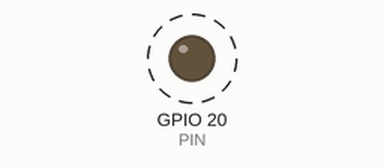
Bench run of a program on a simulated Raspberry Pi (BCM pin numbers). On the bench: output pins drawn as LEDs (lit = HIGH). Dashed ring = blinking. At 50.0 s the program stops and its outputs stay as they are.

Above: at 0.12 s.
Timing chart, 0 to 3.0 s (numbered marks = the images above):
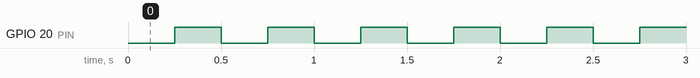

Measured:
- by itself, GPIO 20 (PIN): alternates HIGH for 0.25 s and LOW for 0.25 s, 199 changes in all, then stays HIGH

The program:

1-2.py
```python
import RPi.GPIO as IO
import time

IO.setmode(IO.BCM)

PIN = 20
FREQ = 2

IO.setup(PIN, IO.OUT)

for i in range(100):
    IO.output(PIN, 0)
    time.sleep(0.5 / FREQ)

    IO.output(PIN, 1)
    time.sleep(0.5 / FREQ)
```
